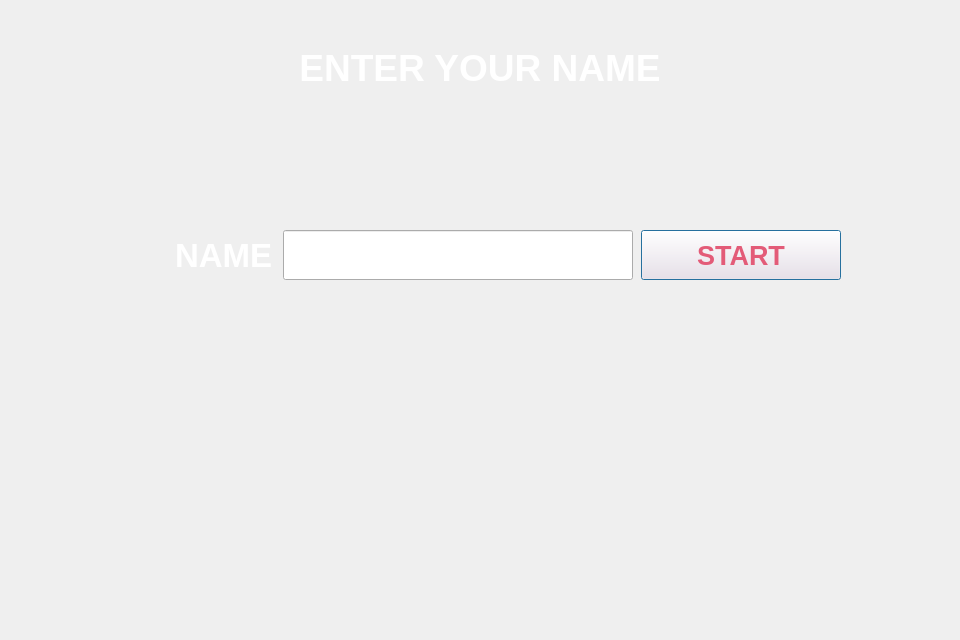
<?xml version="1.0" encoding="UTF-8"?>
<ui version="4.0">
 <class>Online</class>
 <widget class="QDialog" name="Online">
  <property name="geometry">
   <rect>
    <x>0</x>
    <y>0</y>
    <width>960</width>
    <height>640</height>
   </rect>
  </property>
  <property name="minimumSize">
   <size>
    <width>960</width>
    <height>640</height>
   </size>
  </property>
  <property name="maximumSize">
   <size>
    <width>960</width>
    <height>640</height>
   </size>
  </property>
  <property name="windowTitle">
   <string>Love Letter</string>
  </property>
  <property name="windowIcon">
   <iconset>
    <normalon>:/ressources/game_icon.png</normalon>
   </iconset>
  </property>
  <property name="styleSheet">
   <string notr="true">/*
background-color: rgb(81, 60, 117);
*/</string>
  </property>
  <widget class="QWidget" name="horizontalLayoutWidget">
   <property name="geometry">
    <rect>
     <x>173</x>
     <y>200</y>
     <width>671</width>
     <height>111</height>
    </rect>
   </property>
   <layout class="QHBoxLayout" name="horizontalLayout">
    <item>
     <widget class="QLabel" name="label_2">
      <property name="minimumSize">
       <size>
        <width>100</width>
        <height>50</height>
       </size>
      </property>
      <property name="maximumSize">
       <size>
        <width>100</width>
        <height>50</height>
       </size>
      </property>
      <property name="font">
       <font>
        <pointsize>25</pointsize>
        <weight>75</weight>
        <bold>true</bold>
       </font>
      </property>
      <property name="styleSheet">
       <string notr="true">color:white;</string>
      </property>
      <property name="text">
       <string>NAME</string>
      </property>
     </widget>
    </item>
    <item>
     <widget class="QLineEdit" name="lineEdit">
      <property name="minimumSize">
       <size>
        <width>350</width>
        <height>50</height>
       </size>
      </property>
      <property name="maximumSize">
       <size>
        <width>350</width>
        <height>50</height>
       </size>
      </property>
      <property name="font">
       <font>
        <pointsize>18</pointsize>
        <weight>75</weight>
        <bold>true</bold>
       </font>
      </property>
     </widget>
    </item>
    <item>
     <widget class="QPushButton" name="startButton">
      <property name="minimumSize">
       <size>
        <width>200</width>
        <height>50</height>
       </size>
      </property>
      <property name="maximumSize">
       <size>
        <width>100</width>
        <height>50</height>
       </size>
      </property>
      <property name="font">
       <font>
        <pointsize>20</pointsize>
        <weight>75</weight>
        <bold>true</bold>
       </font>
      </property>
      <property name="styleSheet">
       <string notr="true">QPushButton{
	background-color: rgb(255,229,232);
	color: rgb(227,91,120);
}

QPushButton:disabled{
	background-color: rgb(194,165,171);
	color: rgb(79,63,66);
}</string>
      </property>
      <property name="text">
       <string>START</string>
      </property>
     </widget>
    </item>
   </layout>
  </widget>
  <widget class="QLabel" name="label">
   <property name="geometry">
    <rect>
     <x>0</x>
     <y>30</y>
     <width>960</width>
     <height>75</height>
    </rect>
   </property>
   <property name="minimumSize">
    <size>
     <width>960</width>
     <height>75</height>
    </size>
   </property>
   <property name="maximumSize">
    <size>
     <width>960</width>
     <height>75</height>
    </size>
   </property>
   <property name="font">
    <font>
     <pointsize>28</pointsize>
     <weight>75</weight>
     <bold>true</bold>
    </font>
   </property>
   <property name="styleSheet">
    <string notr="true">color: white;</string>
   </property>
   <property name="text">
    <string>ENTER YOUR NAME</string>
   </property>
   <property name="alignment">
    <set>Qt::AlignCenter</set>
   </property>
  </widget>
 </widget>
 <resources/>
 <connections/>
</ui>
